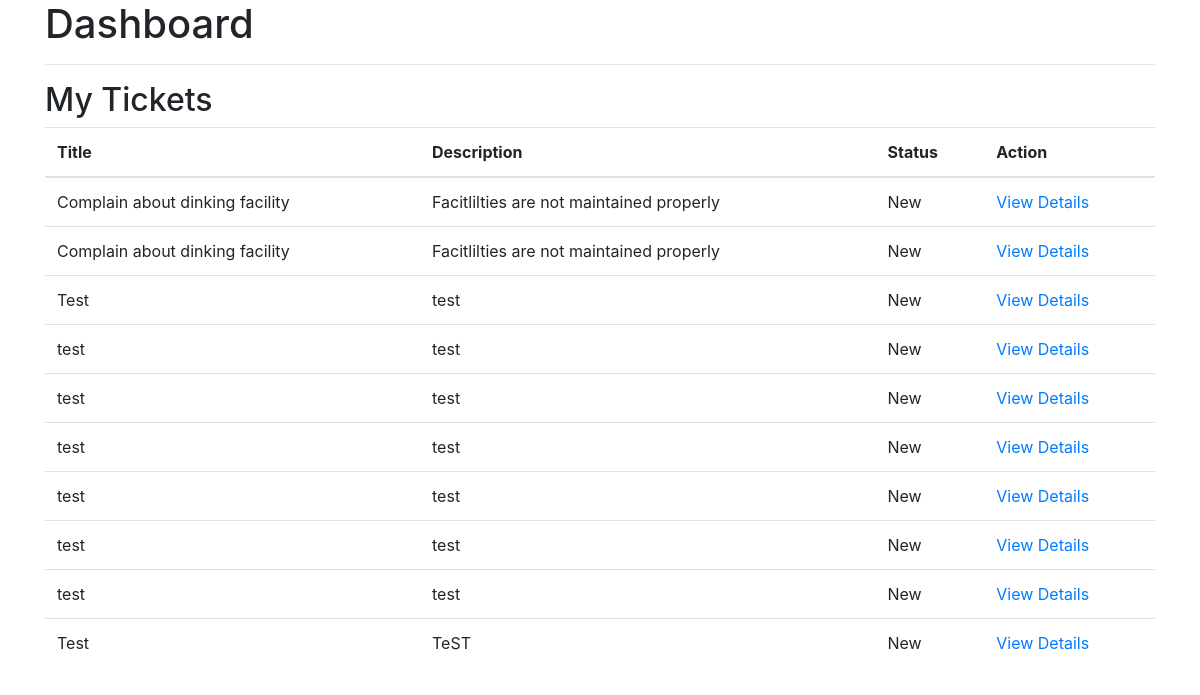
Before: /dashboard (signed in) with the older database file.
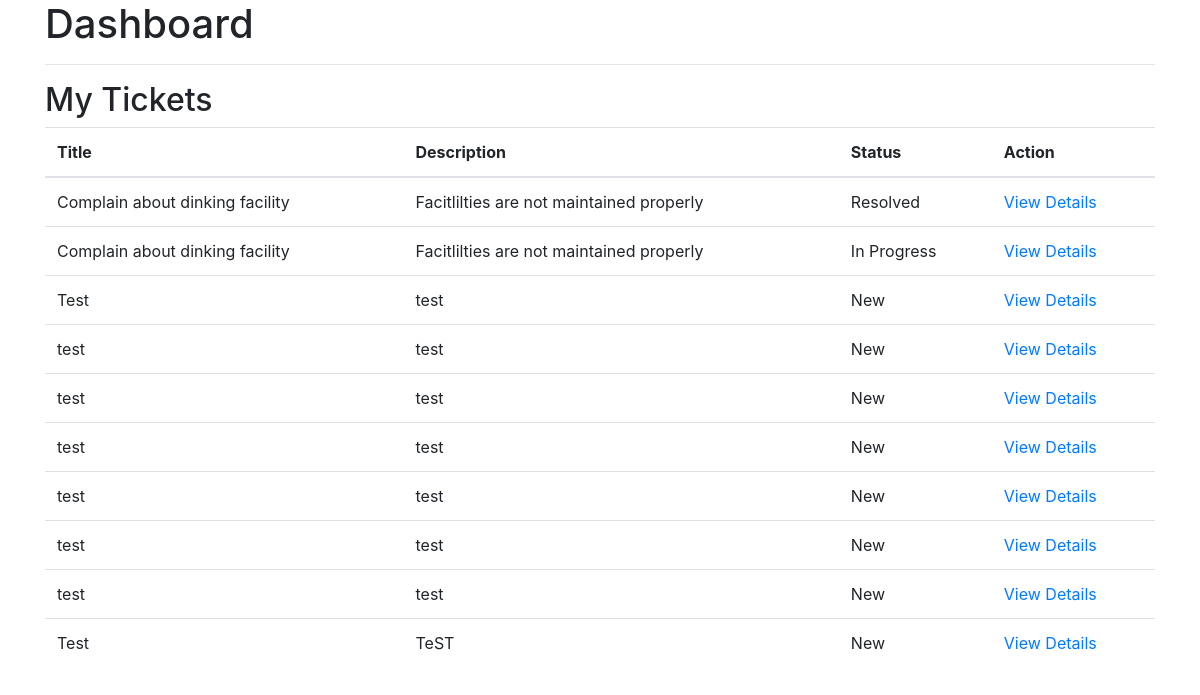
After: the same page with the newer database file.
### app/models.py (models this page shows)
class Ticket(db.Model):
    id = db.Column(db.Integer, primary_key=True)
    title = db.Column(db.String(100), nullable=False)
    description = db.Column(db.Text, nullable=False)
    status = db.Column(db.String(20), default='New')  # Consider using an enum
    creator_id = db.Column(db.Integer, db.ForeignKey('user.id'), nullable=False)
    creator = db.relationship('User', backref='tickets')

### app/__init__.py (the view)
    @app.route('/dashboard')
    @login_required
    def dashboard():
        if current_user.is_hr:
            tickets = Ticket.query.all()  # HR sees all tickets
        else:
            tickets = Ticket.query.filter_by(creator_id=current_user.id)  # Associates see only their tickets
        return render_template('dashboard.html', tickets=tickets)

### app/__init__.py (called while the page is built)
@login_manager.user_loader
def load_user(user_id):
    return User.query.get(int(user_id))

### app/templates/dashboard.html (shortened to what this page needs)
<!DOCTYPE html>
<html lang="en">
<head>
    <link rel="stylesheet" href="https://stackpath.bootstrapcdn.com/bootstrap/4.5.2/css/bootstrap.min.css">
</head>
<body>
    <div class="container">
        <h1>Dashboard</h1>
        <hr>
        <h2>My Tickets</h2>
        {% if tickets %}
            <table class="table">
                <thead>
                    <tr>
                        <th>Title</th>
                        <th>Description</th>
                        <th>Status</th>
                        <th>Action</th>
                    </tr>
                </thead>
                <tbody>
                    {% for ticket in tickets %}
                        <tr>
                            <td>{{ ticket.title }}</td>
                            <td>{{ ticket.description }}</td>
                            <td>{{ ticket.status }}</td>
                            <td><a href="{{ url_for('view_ticket', ticket_id=ticket.id) }}">View Details</a></td>
                        </tr>
                    {% endfor %}
                </tbody>
            </table>
        {% else %}
            <p>No tickets found.</p>
        {% endif %}
    </div>
</body>
</html>

Changed rows visible on the page:
changed Ticket: status "New" → "Resolved"
changed Ticket: status "New" → "In Progress"
